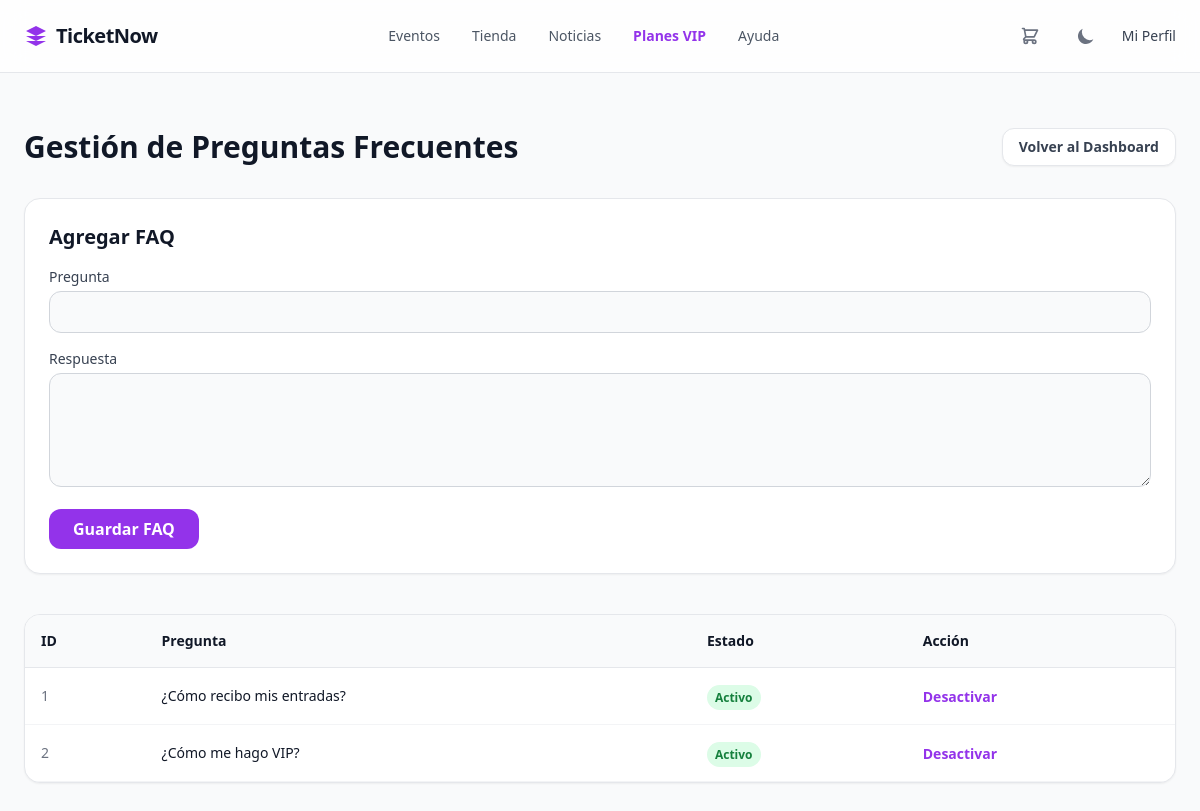
/admin/faqs (signed in), run on the app's committed database.
### models.py (models this page shows)
class PreguntaFrecuente(db.Model):
    __tablename__ = 'PreguntaFrecuente'
    id = db.Column(db.Integer, primary_key=True, autoincrement=True)
    pregunta = db.Column(db.String(255), nullable=False)
    respuesta = db.Column(db.Text, nullable=False)
    activo = db.Column(db.Boolean, default=True)

### app.py (the view, shortened to what this page needs)
@app.route('/admin/faqs', methods=['GET', 'POST'])
def admin_faqs():
    user = get_current_user()
    if not user or user.rol != 'admin': return redirect(url_for('index'))
    faqs = PreguntaFrecuente.query.all()
    return render_template('admin/faqs.html', usuario=user, faqs=faqs)

### app.py (called while the page is built)
def get_current_user():
    if 'userId' in session:
        return Usuario.query.get(session['userId'])
    return None

### templates/admin/faqs.html (shortened to what this page needs)
{% extends 'base.html' %}
{% block content %}
<main class="pt-32 pb-20 min-h-screen bg-gray-50 dark:bg-[#0a0a0e] transition-colors duration-300">
    <div class="px-6 mx-auto max-w-7xl">
        <div class="flex items-center justify-between mb-8">
            <h1 class="text-3xl font-extrabold text-gray-900 dark:text-white">Gestión de Preguntas Frecuentes</h1>
            <a href="{{ url_for('admin_dashboard') }}" class="px-4 py-2 text-sm font-bold text-gray-700 transition bg-white border border-gray-200 shadow-sm dark:bg-[#12121a] dark:text-gray-300 dark:border-white/10 rounded-xl hover:bg-gray-50 dark:hover:bg-white/5">Volver al Dashboard</a>
        </div>
        <div class="p-6 mb-10 bg-white border border-gray-200 shadow-sm dark:bg-[#12121a] dark:border-white/5 rounded-2xl">
            <h2 class="mb-4 text-xl font-bold text-gray-900 dark:text-white">Agregar FAQ</h2>
            <form action="{{ url_for('admin_faqs') }}" method="POST" class="space-y-4">
                <div>
                    <label class="block mb-1 text-sm font-medium text-gray-700 dark:text-gray-300">Pregunta</label>
                    <input type="text" name="pregunta" required class="w-full px-4 py-2 text-gray-900 bg-gray-50 border border-gray-300 rounded-xl dark:bg-[#1a1a24] dark:border-white/10 dark:text-white focus:ring-2 focus:ring-purple-500 focus:outline-none">
                </div>
                <div>
                    <label class="block mb-1 text-sm font-medium text-gray-700 dark:text-gray-300">Respuesta</label>
                    <textarea name="respuesta" required rows="4" class="w-full px-4 py-2 text-gray-900 bg-gray-50 border border-gray-300 rounded-xl dark:bg-[#1a1a24] dark:border-white/10 dark:text-white focus:ring-2 focus:ring-purple-500 focus:outline-none"></textarea>
                </div>
                <button type="submit" class="px-6 py-2 font-bold text-white transition bg-purple-600 rounded-xl hover:bg-purple-700">Guardar FAQ</button>
            </form>
        </div>
        <div class="bg-white border border-gray-200 shadow-sm dark:bg-[#12121a] dark:border-white/5 rounded-2xl overflow-hidden">
            <table class="w-full text-left border-collapse">
                <thead>
                    <tr class="bg-gray-50 dark:bg-[#1a1a24] border-b border-gray-200 dark:border-white/5">
                        <th class="p-4 text-sm font-bold text-gray-900 dark:text-white">ID</th>
                        <th class="p-4 text-sm font-bold text-gray-900 dark:text-white">Pregunta</th>
                        <th class="p-4 text-sm font-bold text-gray-900 dark:text-white">Estado</th>
                        <th class="p-4 text-sm font-bold text-gray-900 dark:text-white">Acción</th>
                    </tr>
                </thead>
                <tbody>
                    {% for f in faqs %}
                    <tr class="border-b border-gray-100 dark:border-white/5 hover:bg-gray-50 dark:hover:bg-white/5">
                        <td class="p-4 text-sm text-gray-500 dark:text-gray-400">{{ f.id }}</td>
                        <td class="p-4 text-sm text-gray-900 dark:text-white">{{ f.pregunta }}</td>
                        <td class="p-4">
                            {% if f.activo %}
                                <span class="px-2 py-1 text-xs font-bold text-green-700 bg-green-100 rounded-full dark:bg-green-500/10 dark:text-green-400">Activo</span>
                            {% else %}
                                <span class="px-2 py-1 text-xs font-bold text-red-700 bg-red-100 rounded-full dark:bg-red-500/10 dark:text-red-400">Inactivo</span>
                            {% endif %}
                        </td>
                        <td class="p-4">
                            <form action="{{ url_for('admin_faqs') }}" method="POST">
                                <button type="submit" class="text-sm font-bold text-purple-600 hover:text-purple-700 dark:text-purple-400 dark:hover:text-purple-300">
                                    {{ 'Desactivar' if f.activo else 'Activar' }}
                                </button>
                            </form>
                        </td>
                    </tr>
                    {% endfor %}
                </tbody>
            </table>
        </div>
    </div>
</main>
{% endblock %}

### templates/base.html (style rules this page uses)
html, body { margin: 0; width: 100%; height: 100%; }

### data on the page
PreguntaFrecuente: id "1", pregunta "¿Cómo recibo mis entradas?", shows "Activo", activo "Desactivar"
PreguntaFrecuente: id "2", pregunta "¿Cómo me hago VIP?", shows "Activo", activo "Desactivar"
